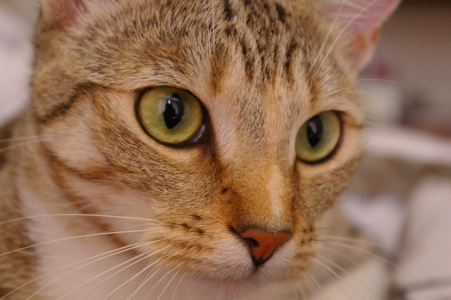
#> input picture skimage.data.chelsea(), 451 x 300 px
$ jupyter execute --allow-errors process_image.ipynb   (shell and % lines are left out)
#> lines starting #> are read from the running program, lines starting #| are printed output that depends on the picture
### src/vvr_toolbox.py
#!/usr/bin/env python3
# -*- coding: utf-8 -*-
"""
Created on Sun Mar 26 16:11:24 2017

@author: atom
"""

from __future__ import division, absolute_import
import os
import skimage
from skimage import io
from skimage import color
from skimage import exposure
import numpy as np
from scipy import signal
import scipy.signal.signaltools as sigtool
from skimage.filters import threshold_otsu
from skimage.morphology import disk, erosion
from scipy import ndimage

# get list of images
def get_list_of_images(image_dir):
#> further down, img is the input picture: shape (300, 451, 3); mean R, G, B 147.7, 111.4, 86.8
    list_of_images = []
    for file in os.listdir(image_dir):
        if file.endswith('.jpg'):
            list_of_images.append(file)

    return list_of_images


# get the luminance channel of image
# [5 lines left out: function get_lum_channel, not called in this run]


# get the middle 3rd of the image in x or y
def get_mid_section(sk_image, direction):
#> called with direction = 'tall'
    img_size = sk_image.shape
#> img_size = (300, 451, 3)
    # size_third = int(np.floor(img_size/3))
    if direction == 'wide':
        img_height = int(np.floor(img_size[0]/3))
        middle_section = sk_image[img_height:(2*img_height), :]
    elif direction == 'tall':
        img_width = int(np.floor(img_size[1]/3))
#> img_width = 150
        middle_section = sk_image[:, img_width:(2*img_width)]
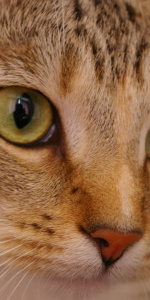
#> middle_section: shape (300, 150, 3); mean R, G, B 143.5, 101.8, 69.2
    else:
        print('include width or height as direction')

    return middle_section


# generate graph of brightness in x or y
# [12 lines left out: function get_luma_sums, not called in this run]


# round up to nearest odd number
def round_up_to_odd(f):
    f = int(np.ceil(f))
    return f + 1 if f % 2 == 0 else f


# get first or last third of values
# [180 lines left out: functions get_end_third, smooth_values, get_partial_peaks, get_max_point, get_max_peaks, make_luma_binary and 5 more, not called in this run]

### notebooks/process_image.ipynb
[cell 1]
from __future__ import division, absolute_import
import os
import numpy as np
import scipy.signal.signaltools as sigtool
import matplotlib.pyplot as plt
import src.vvr_toolbox as t

from skimage import color
from skimage.filters.rank import otsu
from scipy import signal

[cell 2]
image_number = 12
image_list = t.get_list_of_images('./FL')
#> (the rest of this cell did not finish here and is left out)

#> (a cell that did not finish here is left out)

#> (a cell that did not finish here is left out)

#> (a cell that did not finish here is left out)

[cell 6]
from skimage.filters import threshold_otsu

#> (the rest of this cell did not finish here and is left out)

[cell 7]
from skimage.filters import threshold_minimum

#> (the rest of this cell did not finish here and is left out)

[cell 8]
from skimage.morphology import disk, erosion
from scipy import ndimage

#> (the rest of this cell did not finish here and is left out)

#> (a cell that did not finish here is left out)

#> (a cell that did not finish here is left out)

#> (a cell that did not finish here is left out)

#> (a cell that did not finish here is left out)

[cell 13]
import skimage.data
img = skimage.data.chelsea()
middle = t.get_mid_section(img, 'tall')
plt.imshow(img)
